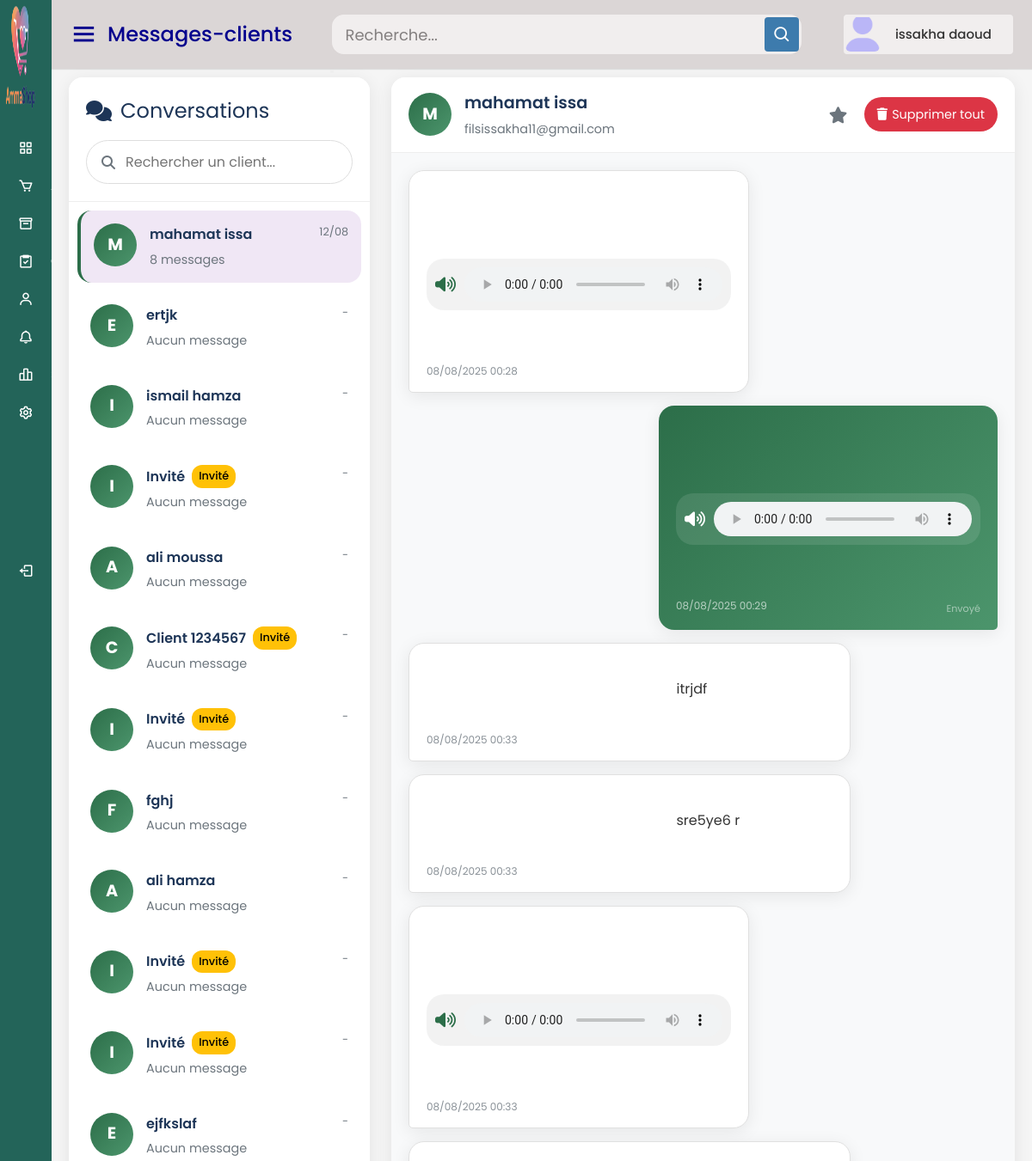
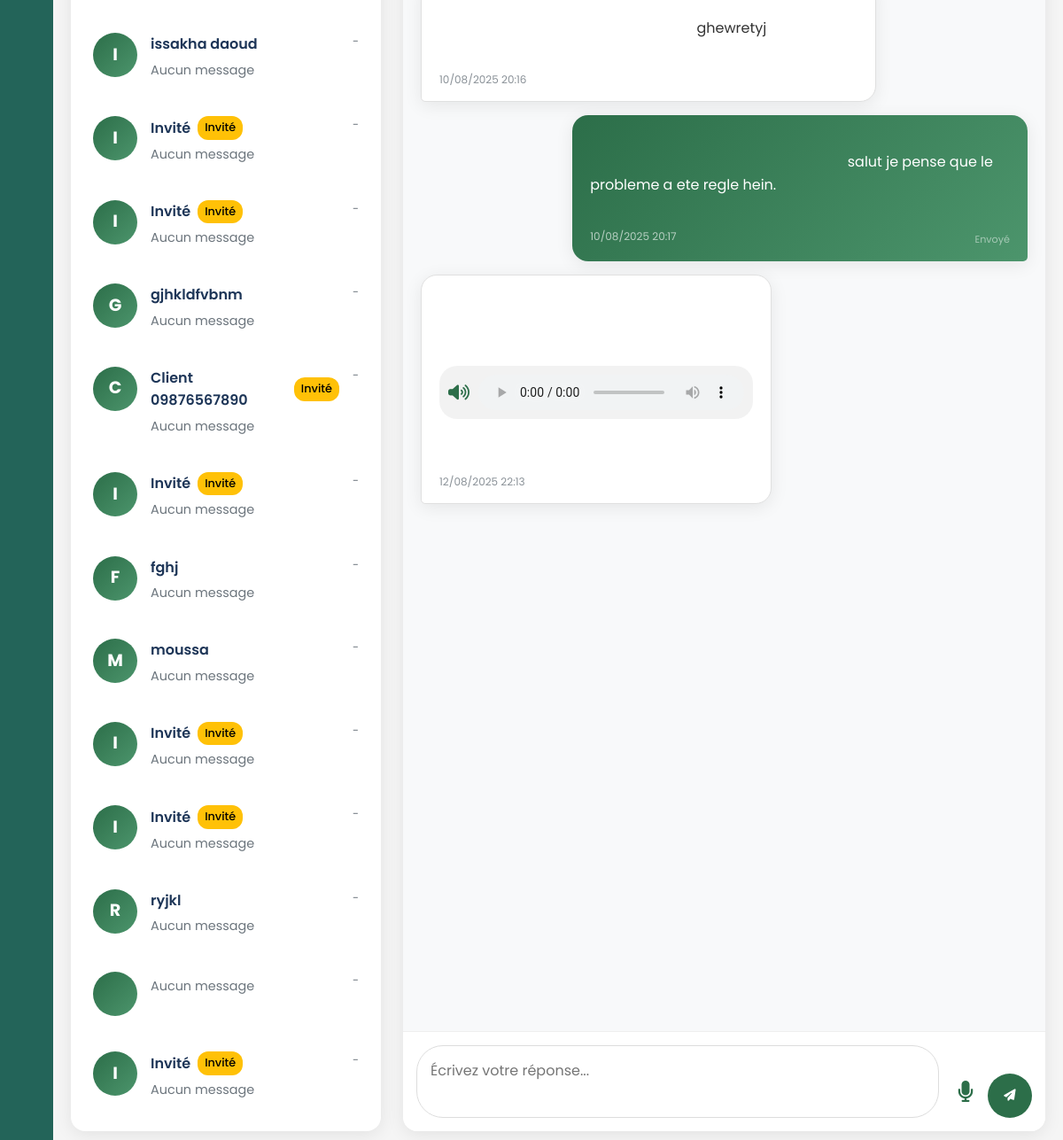
Page /tchadshop/message_client.php?client_id=4&contact_id=12 (signed in) on the committed database (2 pictures, top to bottom).
### tables this page shows
CREATE TABLE IF NOT EXISTS `clients` (
  `id` int NOT NULL AUTO_INCREMENT,
  `nom` varchar(100) NOT NULL,
  `email` varchar(100) DEFAULT NULL,
  `telephone` varchar(20) NOT NULL,
  `adresse` text,
  `password` varchar(255) DEFAULT NULL,
  `created_at` timestamp NULL DEFAULT CURRENT_TIMESTAMP,
  `invite` tinyint(1) DEFAULT '1',
  `vu` tinyint(1) DEFAULT '0',
  `reset_token` varchar(255) DEFAULT NULL,
  `reset_token_expire` int DEFAULT NULL,
  `langue` varchar(5) DEFAULT 'fr',
  PRIMARY KEY (`id`),
  UNIQUE KEY `email` (`email`)
);

CREATE TABLE IF NOT EXISTS `messages_clients` (
  `id` int NOT NULL AUTO_INCREMENT,
  `client_id` int NOT NULL,
  `sujet` varchar(255) DEFAULT NULL,
  `message` text NOT NULL,
  `reponse` text,
  `lu` tinyint(1) DEFAULT '0',
  `repondu` tinyint(1) DEFAULT '0',
  `created_at` timestamp NULL DEFAULT CURRENT_TIMESTAMP,
  `updated_at` timestamp NULL DEFAULT NULL,
  `audio_path` varchar(255) DEFAULT NULL,
  PRIMARY KEY (`id`),
  KEY `client_id` (`client_id`)
);

### tchadshop/message_client.php (the view, shortened to what this page needs)
<?php
$conn = new mysqli("localhost", "root", "", "tchadshop_db");
$client_id = $_GET['client_id'] ?? null;
$current_client = null;
$messages = [];
$clients_sql = "SELECT
            cl.id AS client_id,
            cl.nom,
            cl.email,
            cl.invite,
            MAX(mc.created_at) AS dernier_message,
            COUNT(mc.id) AS total_messages,
            SUM(CASE WHEN mc.lu = 0 THEN 1 ELSE 0 END) AS non_lus
        FROM clients cl
        LEFT JOIN messages_clients mc ON cl.id = mc.client_id
        GROUP BY cl.id, cl.nom, cl.email, cl.invite
        ORDER BY dernier_message DESC";
$clients_result = $conn->query($clients_sql);
if ($client_id && is_numeric($client_id)) {
    $client_stmt = $conn->prepare("SELECT * FROM clients WHERE id = ?");
    $client_stmt->bind_param("i", $client_id);
    $client_stmt->execute();
    $current_client = $client_stmt->get_result()->fetch_assoc();
    $messages_sql = "SELECT * FROM messages_clients
                    WHERE client_id = ?
                    ORDER BY created_at ASC";
    $stmt = $conn->prepare($messages_sql);
    $stmt->bind_param("i", $client_id);
    $stmt->execute();
    $messages = $stmt->get_result()->fetch_all(MYSQLI_ASSOC);
}
?>
<!DOCTYPE html>
<html lang="fr">
<head>
    <link rel="stylesheet" href="https://cdnjs.cloudflare.com/ajax/libs/font-awesome/6.4.0/css/all.min.css">
</head>
<body>
<?php include("header.php"); ?>
<div class="admin-container">
    <div class="conversations-panel">
        <div class="panel-header">
            <div class="panel-title">
                <i class="fas fa-comments"></i>
                <span>Conversations</span>
            </div>
            <div class="search-box1">
                <i class="fas fa-search"></i>
                <input type="text" id="searchClient" placeholder="Rechercher un client...">
            </div>
        </div>
        <div class="conversations-list">
            <?php if ($clients_result->num_rows > 0): ?>
                <?php while ($row = $clients_result->fetch_assoc()):
                    $is_active = $client_id == $row['client_id'];
                    ?>
                    <a href="?client_id=<?= $row['client_id'] ?>"
                       class="conversation-item <?= $is_active ? 'active' : '' ?>">
                        <div class="client-avatar">
                            <?= strtoupper(substr($row['nom'], 0, 1)) ?>
                        </div>
                        <div class="conversation-info">
                            <div class="client-name">
                                <?= htmlspecialchars($row['nom']) ?>
                                <?php if ($row['invite']): ?>
                                    <span class="invite-badge">Invité</span>
                                <?php endif; ?>
                            </div>
                            <div class="last-message">
                                <?= $row['total_messages'] > 0 ?
                                    "{$row['total_messages']} message".($row['total_messages'] > 1 ? 's' : '') :
                                    "Aucun message" ?>
                            </div>
                        </div>
                        <div class="conversation-meta">
                            <div class="message-date">
                                <?= $row['dernier_message'] ? date('d/m', strtotime($row['dernier_message'])) : '-' ?>
                            </div>
                        </div>
                    </a>
                <?php endwhile; ?>
            <?php endif; ?>
        </div>
    </div>
    <div class="chat-container">
        <?php if ($current_client): ?>
            <div class="chat-header">
                <div class="chat-avatar">
                    <?= strtoupper(substr($current_client['nom'], 0, 1)) ?>
                </div>
                <div class="chat-info">
                    <div class="chat-client-name">
                        <?= htmlspecialchars($current_client['nom']) ?>
                    </div>
                    <div class="chat-client-email">
                        <?= htmlspecialchars($current_client['email'] ?? '') ?>
                    </div>
                </div>
                <div class="chat-actions">
                    <button class="action-btn" title="Marquer comme important">
                        <i class="fas fa-star"></i>
                    </button>
                    <button class="delete-all-btn" id="deleteAllBtn" title="Supprimer la conversation">
                        <i class="fas fa-trash"></i>
                        <span>Supprimer tout</span>
                    </button>
                </div>
            </div>
            <div class="chat-messages">
                <?php if (count($messages) > 0): ?>
                    <?php foreach ($messages as $message):
                        $is_admin = !empty($message['reponse']) || $message['sujet'] === 'Réponse admin';
                        ?>
                        <div class="message <?= $is_admin ? 'admin-message' : 'client-message' ?>">
                            <div class="message-content">
                                <?php if (!empty($message['message'])): ?>
                                    <?= nl2br(htmlspecialchars($is_admin ? $message['message'] : $message['message'])) ?>
                                <?php endif; ?>
                                <?php if (!empty($message['audio_path'])): ?>
                                    <div class="audio-container">
                                        <i class="fas fa-volume-up audio-icon"></i>
                                        <audio controls>
                                            <source src="../client/<?= htmlspecialchars($message['audio_path']) ?>" type="audio/mpeg">
                                            <source src="../client/<?= htmlspecialchars($message['audio_path']) ?>" type="audio/webm">
                                            <source src="../client/<?= htmlspecialchars($message['audio_path']) ?>" type="audio/wav">
                                            <source src="../client/<?= htmlspecialchars($message['audio_path']) ?>" type="audio/ogg">
                                        </audio>
                                    </div>
                                <?php endif; ?>
                            </div>
                            <div class="message-meta">
                                <span><?= date('d/m/Y H:i', strtotime($message['created_at'])) ?></span>
                                <?php if ($is_admin): ?>
                                    <span class="message-status">Envoyé</span>
                                <?php endif; ?>
                            </div>
                        </div>
                    <?php endforeach; ?>
                <?php endif; ?>
            </div>
            <div class="chat-input-container">
                <form method="post" class="chat-input-form" id="messageForm" enctype="multipart/form-data">
                    <div class="input-container">
                        <textarea name="reponse" id="messageInput" placeholder="Écrivez votre réponse..."></textarea>
                        <div class="btn-container">
                            <button type="button" class="voice-btn" id="voiceButton" title="Enregistrement vocal">
                                <i class="fas fa-microphone"></i>
                            </button>
                            <button type="submit" class="btn-send" title="Envoyer">
                                <i class="fas fa-paper-plane"></i>
                            </button>
                        </div>
                    </div>
                </form>
            </div>
        <?php endif; ?>
    </div>
</div>
</body>
</html>

### tchadshop/style4.css (style rules this page uses)
* { margin: 0; padding: 0; box-sizing: border-box; font-family: "Poppins", sans-serif; }

### rows in the picture
clients: nom "M", nom "mahamat issa", total_messages "8", dernier_message "12/08", email "filsissakha11@gmail.com"
clients: nom "E", nom "ertjk", shows "Aucun message"
clients: nom "I", nom "ismail hamza", shows "Aucun message"
clients: nom "I", nom "Invité", invite "Invité", shows "Aucun message"
clients: nom "A", nom "ali moussa", shows "Aucun message"
clients: nom "C", nom "Client 1234567", invite "Invité", shows "Aucun message"
clients: nom "I", nom "Invité", invite "Invité", shows "Aucun message"
clients: nom "F", nom "fghj", shows "Aucun message"
clients: nom "A", nom "ali hamza", shows "Aucun message"
clients: nom "I", nom "Invité", invite "Invité", shows "Aucun message"
clients: nom "I", nom "Invité", invite "Invité", shows "Aucun message"
clients: nom "E", nom "ejfkslaf", shows "Aucun message"
clients: nom "I", nom "issakha daoud", shows "Aucun message"
clients: nom "I", nom "Invité", invite "Invité", shows "Aucun message"
clients: nom "I", nom "Invité", invite "Invité", shows "Aucun message"
clients: nom "G", nom "gjhkldfvbnm", shows "Aucun message"
clients: nom "C", nom "Client 09876567890", invite "Invité", shows "Aucun message"
clients: nom "I", nom "Invité", invite "Invité", shows "Aucun message"
clients: nom "F", nom "fghj", shows "Aucun message"
clients: nom "M", nom "moussa", shows "Aucun message"
clients: nom "I", nom "Invité", invite "Invité", shows "Aucun message"
clients: nom "I", nom "Invité", invite "Invité", shows "Aucun message"
clients: nom "R", nom "ryjkl", shows "Aucun message"
clients: shows "Aucun message"
clients: nom "I", nom "Invité", invite "Invité", shows "Aucun message"
messages_clients: created_at "08/08/2025 00:28"
messages_clients: created_at "08/08/2025 00:29", sujet "Envoyé"
messages_clients: message "itrjdf", created_at "08/08/2025 00:33"
messages_clients: message "sre5ye6 r", created_at "08/08/2025 00:33"
messages_clients: created_at "08/08/2025 00:33"
messages_clients: message "ghewretyj", created_at "10/08/2025 20:16"
messages_clients: message "salut je pense que le probleme a ete regle hein.", created_at "10/08/2025 20:17", sujet "Envoyé"
messages_clients: created_at "12/08/2025 22:13"

### other values in the picture
$page_title "Messages-clients"
$adminName "issakha daoud"
